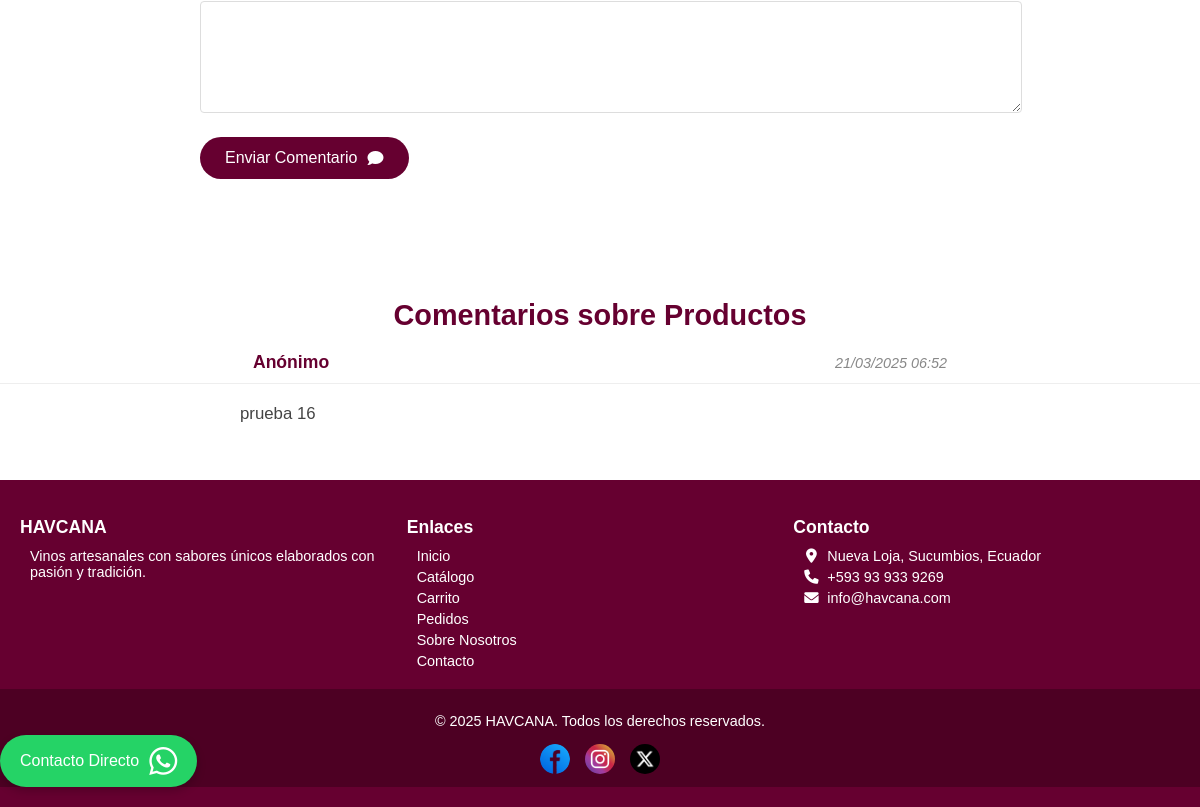
Before: /php/contactos.php (lower part) with the older database file.
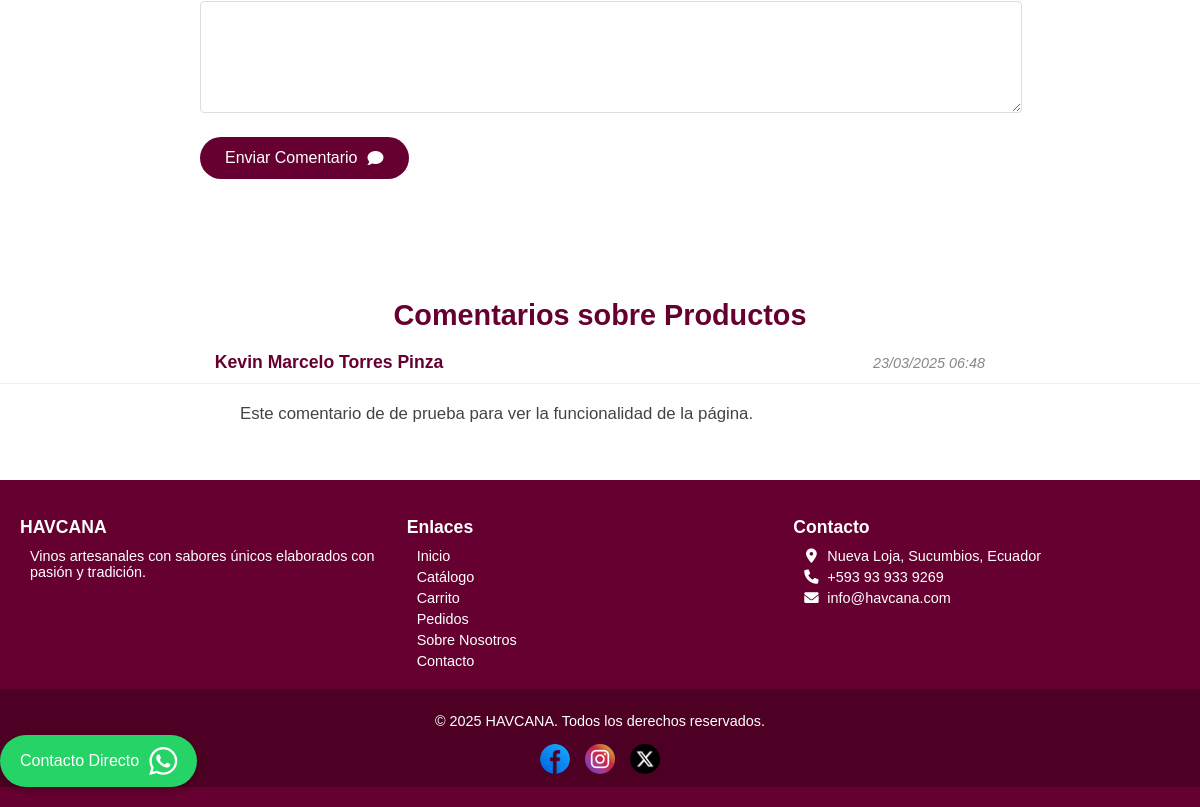
After: the same page with the newer database file.
### tables this page shows
CREATE TABLE `comentarios` (
  `id` int(11) NOT NULL,
  `nombre` varchar(50) DEFAULT 'Anónimo',
  `tipo_comentario` varchar(50) NOT NULL,
  `comentario` text NOT NULL,
  `fecha` timestamp NOT NULL DEFAULT current_timestamp()
);

### php/contactos.php (the view, shortened to what this page needs)
<?php
$comentario_enviado = isset($_GET['comentario_enviado']) && $_GET['comentario_enviado'] == 'true';
?>
<!DOCTYPE html>
<html lang="es">
<head>
    <link rel="stylesheet" href="https://cdnjs.cloudflare.com/ajax/libs/font-awesome/6.0.0/css/all.min.css">
    <link rel="stylesheet" href="../anexos/css/header.css">
    <link rel="stylesheet" href="../anexos/css/boton.css">
    <link rel="stylesheet" href="../anexos/css/contactos.css">
</head>
<body>
    <main class="contact-container">
        <section class="comments-section">
            <?php if ($comentario_enviado): ?>
                <div class="success-message">
                    <i class="fas fa-check-circle"></i>
                    <p>¡Gracias por tu comentario! Lo tendremos en cuenta para seguir mejorando.</p>
                </div>
            <?php else: ?>
            <form action="auth_comen/guardar_comentario.php" method="POST" class="comments-form">
                <div class="form-group">
                    <textarea id="comentario" name="comentario" rows="5" required></textarea>
                </div>
                <button type="submit" name="submit_comentario" class="submit-btn">
                    Enviar Comentario <i class="fas fa-comment"></i>
                </button>
            </form>
            <?php endif; ?>
        </section>
        <section class="product-comments-section">
            <h2>Comentarios sobre Productos</h2>
            <div class="product-comments">
                <?php
                include 'auth_comen/conexion_com.php';
                $sql = "SELECT c.*, COALESCE(NULLIF(c.nombre, ''), 'Anónimo') as nombre_mostrado
                        FROM comentarios c
                        WHERE c.tipo_comentario = 'producto'
                        ORDER BY c.fecha DESC";
                $result = $conexion->query($sql);
                if ($result && $result->num_rows > 0) {
                    while ($comentario = $result->fetch_assoc()) {
                        echo '<div class="product-comment">';
                        echo '<div class="comment-header">';
                        echo '<span class="comment-author">' . htmlspecialchars($comentario['nombre_mostrado']) . '</span>';
                        echo '<span class="comment-date">' . date('d/m/Y H:i', strtotime($comentario['fecha'])) . '</span>';
                        echo '</div>';
                        echo '<div class="comment-content">' . htmlspecialchars($comentario['comentario']) . '</div>';
                        echo '</div>';
                    }
                } else {
                    echo '<p class="no-comments">Aún no hay comentarios sobre productos.</p>';
                }
                ?>
            </div>
        </section>
    </main>
    <footer class="site-footer">
        <div class="footer-container">
            <div class="footer-section">
                <h3>HAVCANA</h3>
                <p>Vinos artesanales con sabores únicos elaborados con pasión y tradición.</p>
            </div>
            <div class="footer-section">
                <h3>Enlaces</h3>
                <ul>
                    <li><a href="index.php">Inicio</a></li>
                    <li><a href="../php/catalogo.php">Catálogo</a></li>
                    <li><a href="../php/carrito.php">Carrito</a></li>
                    <li><a href="../php/auth_pro/pedido.php">Pedidos</a></li>
                    <li><a href="../php/info.php">Sobre Nosotros</a></li>
                    <li><a href="../php/contactos.php">Contacto</a></li>
                </ul>
            </div>
            <div class="footer-section">
                <h3>Contacto</h3>
                <p><i class="fas fa-map-marker-alt"></i> Nueva Loja, Sucumbios, Ecuador</p>
                <p><i class="fas fa-phone"></i> +593 93 933 9269</p>
                <p><i class="fas fa-envelope"></i> info@havcana.com</p>
            </div>
        </div>
        <div class="footer-bottom">
            <p>&copy; 2025 HAVCANA. Todos los derechos reservados.</p>
            <div class="social-icons">
                <a href="https://www.facebook.com/havcana8" target="_blank"><img src="../anexos/imagenes/facebook.png" alt="Facebook"></a>
                <a href="https://www.instagram.com/havcana8" target="_blank"><img src="../anexos/imagenes/instagram.png" alt="Instagram"></a>
                <a href="https://www.x.com/havcana8" target="_blank"><img src="../anexos/imagenes/x.png" alt="Twitter"></a>
            </div>
        </div>
        <div class="whatsapp-button">
            <a href="https://wa.me/+593939339269?text=Hola, necesito información sobre sus productos." target="_blank" rel="noopener noreferrer" aria-label="Chat on WhatsApp">
                <span class="contact-text">Contacto Directo</span>
                <i class="fab fa-whatsapp"></i>
            </a>
        </div>
    </footer>
</body>
</html>

Changed rows visible on the page:
removed comentarios: nombre_mostrado "Anónimo", fecha "21/03/2025 06:52", comentario "prueba 16"
added comentarios: nombre_mostrado "Kevin Marcelo Torres Pinza", fecha "23/03/2025 06:48", comentario "Este comentario de de prueba para ver la funcionalidad de la página."
